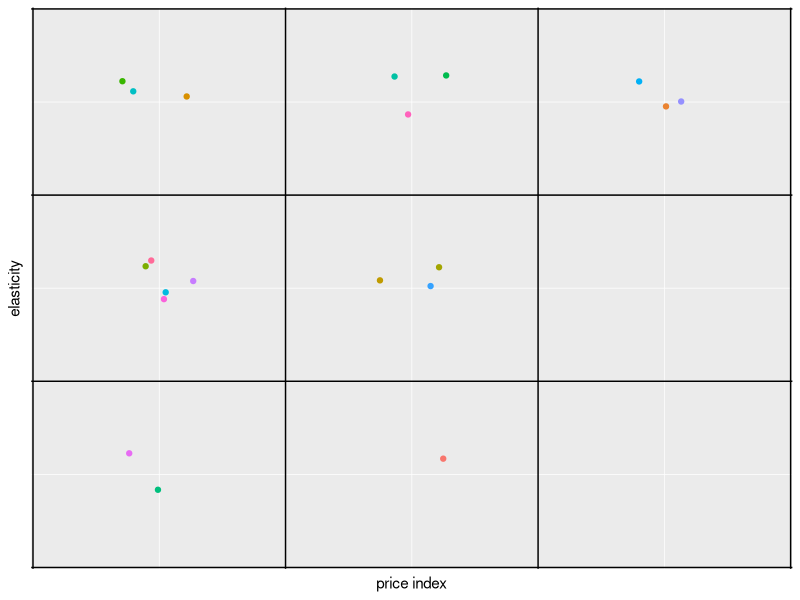
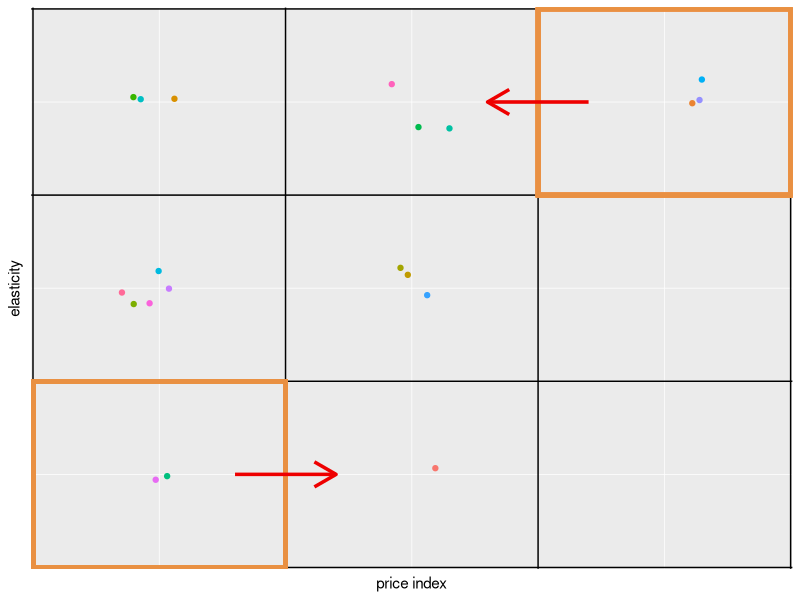
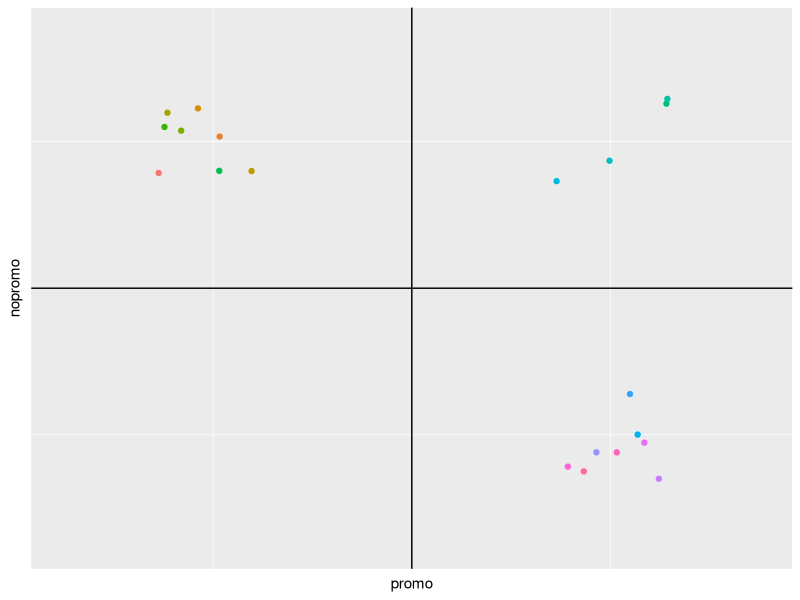
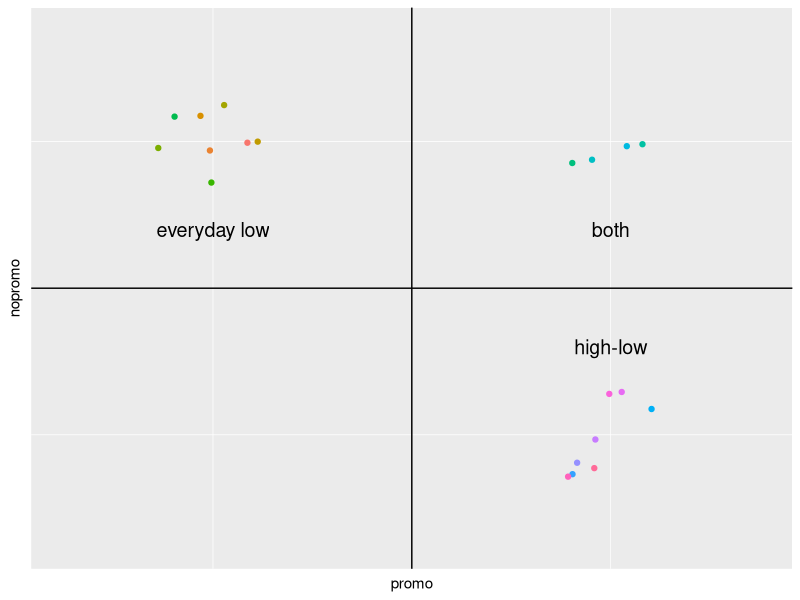
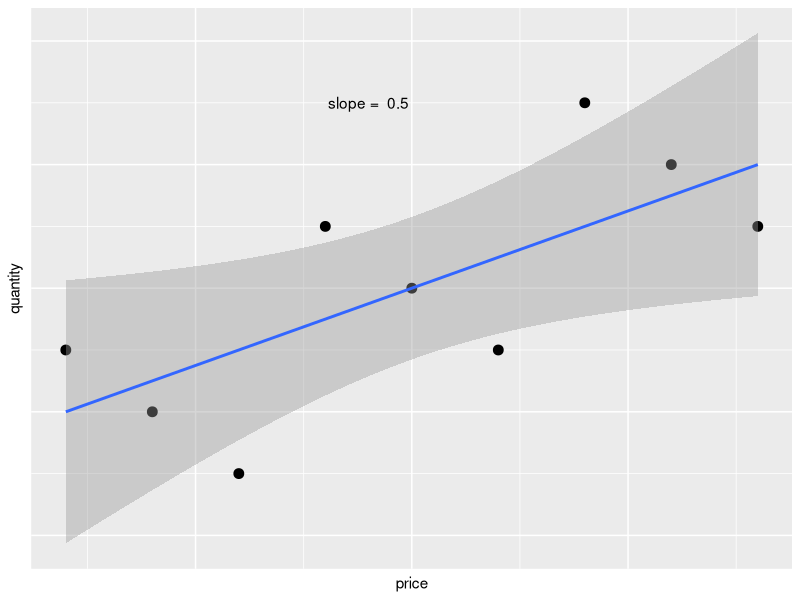
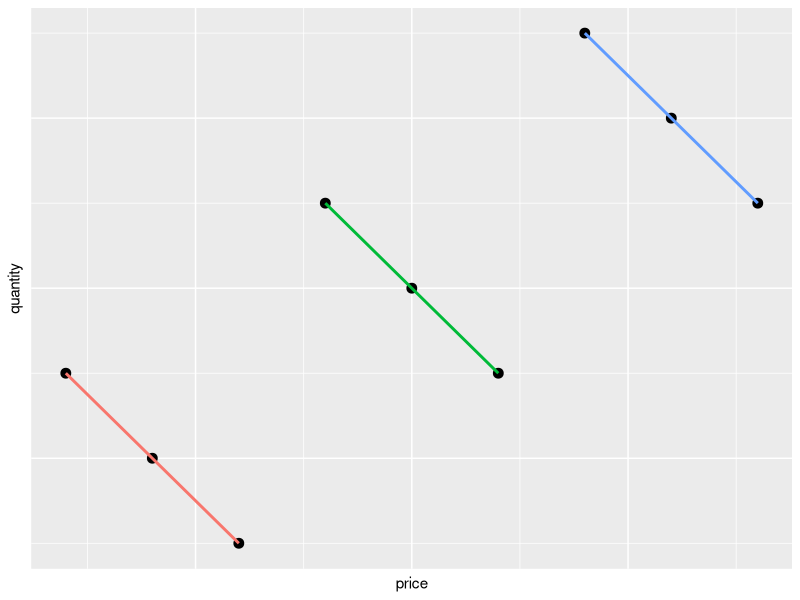

Write the R code that produced these figures, in order. (Note: this script raises an error after producing the figures.)
## ---- chunk 1
knitr::opts_chunk$set(echo = FALSE, ffmpeg.format = "mp4",
                      cache = TRUE, fig.align='center',
                      fig.width = 8, fig.height = 5)
library(magrittr)
library(ggplot2)
library(gganimate)
## ---- chunk 2
set.seed(1438)
pieMat <- data.frame(id = c(1:20), pi = sample(1:3,20,TRUE), e = sample(1:3,20,TRUE))

ggplot(pieMat, aes(x = pi, y = e, col = as.factor(id)))+
  geom_jitter(width = 0.15, height = 0.15)+
  scale_y_continuous(name = "elasticity", breaks = 0.5:3.5, limits = c(0.63,3.37))+
  scale_x_continuous(name = "price index", breaks = 0.5:3.5, limits = c(0.63,3.37))+
  theme(panel.grid.major = element_line(color = "black"),
        legend.position = "none",
        axis.text = element_blank(),
        axis.ticks = element_blank())




## ---- chunk 3
ggplot(pieMat, aes(x = pi, y = e, col = as.factor(id)))+
  geom_jitter(width = 0.15, height = 0.15)+
  scale_y_continuous(name = "elasticity", breaks = 0.5:3.5, limits = c(0.63,3.37))+
  scale_x_continuous(name = "price index", breaks = 0.5:3.5, limits = c(0.63,3.37))+
  geom_rect(xmin=0.5, xmax = 1.5, ymin = 0.5, ymax = 1.5,
            color= "#E99042", alpha = 0, size = 1.5)+
  geom_rect(xmin = 2.5, xmax = 3.5, ymin = 2.5, ymax = 3.5,
            color = "#E99042", alpha = 0, size = 1.5)+
  annotate("segment", x = 1.3, xend= 1.7, y = 1, yend = 1,
           size = 1.2, color = "red2", arrow = arrow())+
  annotate("segment", x = 2.7, xend= 2.3, y = 3, yend = 3,
           size = 1.2, color = "red2", arrow = arrow())+
  theme(panel.grid.major = element_line(color = "black"),
        legend.position = "none",
        axis.text = element_blank(),
        axis.ticks = element_blank())
## ---- chunk 4
peneMat <- data.frame(id = c(1:20), ep = c(rep(1,8), rep(2,12)), en = c(rep(2,12), rep(1,8)))

ggplot(peneMat, aes(x = ep, y = en, col = as.factor(id)))+
  geom_jitter(width = 0.15, height = 0.15)+
  scale_y_continuous(name = "nopromo",breaks = 0.5:2.5, limits = c(0.63,2.37))+
  scale_x_continuous(name = "promo", breaks = 0.5:2.5, limits = c(0.63,2.37))+
  theme(panel.grid.major = element_line(color = "black"),
        legend.position = "none",
        axis.text = element_blank(),
        axis.ticks = element_blank())
## ---- chunk 5
ggplot(peneMat, aes(x = ep, y = en, col = as.factor(id)))+
  geom_jitter(width = 0.15, height = 0.15)+
  scale_y_continuous(name = "nopromo",breaks = 0.5:2.5, limits = c(0.63,2.37))+
  scale_x_continuous(name = "promo", breaks = 0.5:2.5, limits = c(0.63,2.37))+
  annotate("text", x = 2 , y = 1.7, label = "both", size = 5)+
  annotate("text", x = 1.0 , y = 1.7, label = "everyday low", size = 5)+
  annotate("text", x = 2 , y = 1.3, label = "high-low", size = 5)+
  theme(panel.grid.major = element_line(color = "black"),
        legend.position = "none",
        axis.text = element_blank(),
        axis.ticks = element_blank())
## ---- chunk 6
x <- 1 : 9
y <- c(3, 2, 1, 5, 4, 3, 7, 6, 5)
z = rep(1:3,each = 3)
mixed <- data.frame(x, y, z)

ggplot(mixed, aes(x = x, y = y))+
  geom_point(size = 3)+
  geom_smooth(method="lm")+
  scale_x_continuous(name = "price")+
  scale_y_continuous(name = "quantity")+
  theme(axis.text = element_blank(),
        axis.ticks = element_blank())+
  annotate("text", x = 4.5, y = 7, label = paste("slope = ",lm(y~x)$coef[2]))
  
## ---- chunk 7
ggplot(mixed, aes(x = x, y = y, col = as.factor(z)))+
  geom_point(size = 3, color = "black")+
  geom_smooth(method="lm")+
  scale_x_continuous(name = "price")+
  scale_y_continuous(name = "quantity")+
  theme(axis.text = element_blank(),
        axis.ticks = element_blank(),
        legend.position = "none")
## ---- chunk 8
mm <- lme4::lmer(y ~ x + (1 + x|as.factor(z)), mixed)

efR <- coef(mm)[[1]]

ggplot(mixed, aes(x = x, y = y, col = as.factor(z)))+
  geom_point()+
  geom_abline(intercept = efR[1,1], slope = efR[1,2], col = "#F8766D")+
  geom_abline(intercept = efR[2,1], slope = efR[2,2], col = "#00BA38")+
  geom_abline(intercept = efR[3,1], slope = efR[3,2], col = "#619CFF")+
  scale_x_continuous(name = "price")+
  scale_y_continuous(name = "quantity")+
  theme(axis.text = element_blank(),
        axis.ticks = element_blank(),
        legend.position = "none")
